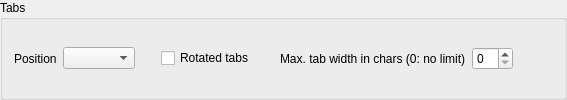
            <widget class="QGroupBox" name="groupBox_11">
             <property name="title">
              <string>Tabs</string>
             </property>
             <layout class="QVBoxLayout" name="verticalLayout_32">
              <item>
               <layout class="QGridLayout" name="gridLayout_23">
                <item row="0" column="1">
                 <layout class="QHBoxLayout" name="horizontalLayout_21">
                  <item>
                   <widget class="QComboBox" name="editor_combox_tab_pos"/>
                  </item>
                  <item>
                   <spacer name="horizontalSpacer_25">
                    <property name="orientation">
                     <enum>Qt::Horizontal</enum>
                    </property>
                    <property name="sizeType">
                     <enum>QSizePolicy::Fixed</enum>
                    </property>
                    <property name="sizeHint" stdset="0">
                     <size>
                      <width>20</width>
                      <height>10</height>
                     </size>
                    </property>
                   </spacer>
                  </item>
                  <item>
                   <widget class="QCheckBox" name="editor_cb_tabs_rotated">
                    <property name="toolTip">
                     <string>&lt;html&gt;&lt;head/&gt;&lt;body&gt;&lt;p&gt;Rotate tabs: Vertical when at top or bottom and horizontal when left or right.  The close button is not shown in rotated tabs.&lt;/p&gt;&lt;/body&gt;&lt;/html&gt;</string>
                    </property>
                    <property name="text">
                     <string>Rotated tabs</string>
                    </property>
                   </widget>
                  </item>
                  <item>
                   <spacer name="horizontalSpacer_33">
                    <property name="orientation">
                     <enum>Qt::Horizontal</enum>
                    </property>
                    <property name="sizeType">
                     <enum>QSizePolicy::Fixed</enum>
                    </property>
                    <property name="sizeHint" stdset="0">
                     <size>
                      <width>20</width>
                      <height>10</height>
                     </size>
                    </property>
                   </spacer>
                  </item>
                 </layout>
                </item>
                <item row="0" column="0">
                 <widget class="QLabel" name="label_30">
                  <property name="text">
                   <string>Position</string>
                  </property>
                 </widget>
                </item>
                <item row="0" column="2">
                 <layout class="QHBoxLayout" name="horizontalLayout_15">
                  <item>
                   <widget class="QLabel" name="label_3">
                    <property name="text">
                     <string>Max. tab width in chars (0: no limit)</string>
                    </property>
                   </widget>
                  </item>
                  <item>
                   <widget class="QSpinBox" name="editor_sb_tabs_max_width">
                    <property name="toolTip">
                     <string>&lt;html&gt;&lt;head/&gt;&lt;body&gt;&lt;p&gt;Max. width of a tab in characters (average char. width).  Especially useful for rotated tabs.&lt;/p&gt;&lt;/body&gt;&lt;/html&gt;</string>
                    </property>
                    <property name="maximum">
                     <number>64</number>
                    </property>
                   </widget>
                  </item>
                  <item>
                   <spacer name="horizontalSpacer_38">
                    <property name="orientation">
                     <enum>Qt::Horizontal</enum>
                    </property>
                    <property name="sizeHint" stdset="0">
                     <size>
                      <width>40</width>
                      <height>20</height>
                     </size>
                    </property>
                   </spacer>
                  </item>
                 </layout>
                </item>
               </layout>
              </item>
             </layout>
            </widget>
